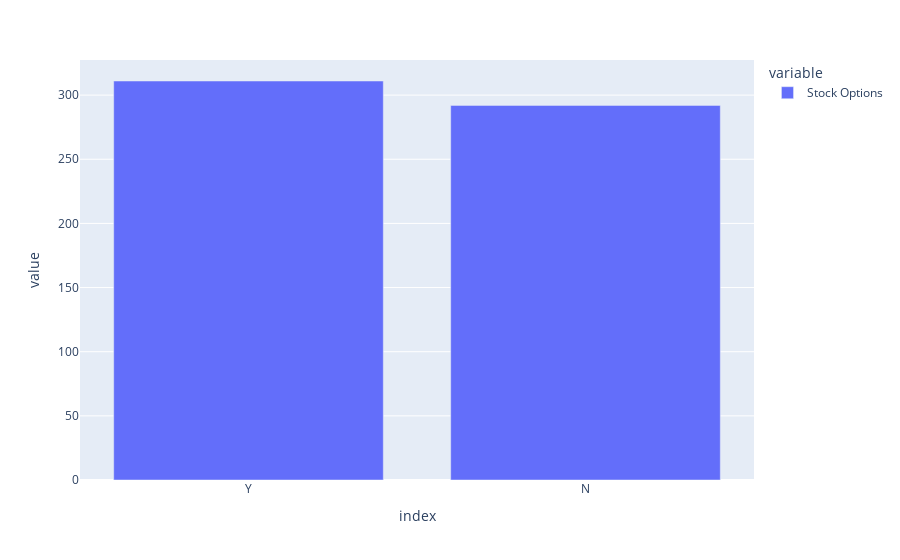

The code cell stored with this chart in its notebook:
### Markdown cell above
#### Stock Options

### Code cell
px.bar(df['Stock Options'].value_counts())

### Figure 1 — Plotly figure (JSON) as saved in the notebook; plotly's stock layout.template omitted (floating-point values rounded to 4 significant figures)
{"data": [{"alignmentgroup": "True", "hovertemplate": "variable=Stock Options<br>index=%{x}<br>value=%{y}<extra></extra>", "legendgroup": "Stock Options", "marker": {"color": "#636efa"}, "name": "Stock Options", "offsetgroup": "Stock Options", "orientation": "v", "showlegend": true, "textposition": "auto", "type": "bar", "x": ["Y", "N"], "xaxis": "x", "y": [311, 292], "yaxis": "y"}], "layout": {"barmode": "relative", "legend": {"title": {"text": "variable"}, "tracegroupgap": 0}, "margin": {"t": 60}, "xaxis": {"anchor": "y", "domain": [0, 1], "title": {"text": "index"}}, "yaxis": {"anchor": "x", "domain": [0, 1], "title": {"text": "value"}}}}
